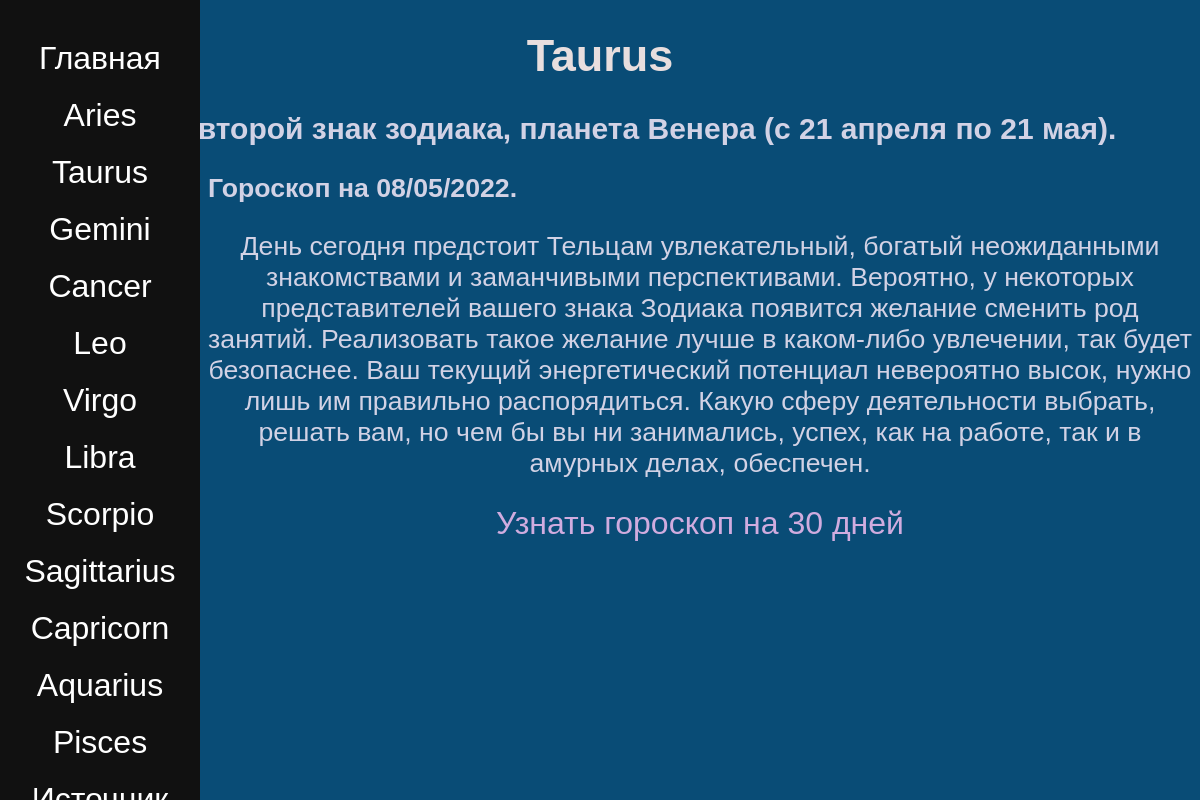
/horoscope/taurus/, run on the app's committed database.
### horoscope/models.py (models this page shows, shortened)
class Horoscope(models.Model):
    function_caller = get_data
    zodiac_name = models.CharField(max_length=30)
    zodiac_mini_description = models.CharField(max_length=100, null=True)
    horoscope_description = models.TextField(null=True)
    slug = models.SlugField(default='', max_length=20)
    horoscope_on_30_days = models.TextField(null=True)
    def save(self, *args, **kwargs):
        self.slug = slugify(self.zodiac_name)
        super(Horoscope, self).save(*args, **kwargs)  # Я хз что эта функция делает, надо будет разобраться

### horoscope/views.py (the view)
# urls.py: path('<str:sign_zodiac>/', views.get_info_about_zodiac_sign, name='horoscope-name'),
def get_info_about_zodiac_sign(request, sign_zodiac: str):
    update_horoscope_script()
    horoscope_from_db = Horoscope.objects.get(zodiac_name=sign_zodiac)
    all_signs_for_navbar = Horoscope.objects.all()
    time = datetime.now().strftime("%d/%m/%Y")
    data = {
        'sign': sign_zodiac,
        'horoscope': horoscope_from_db,
        'zodiac_name_for_navbar': all_signs_for_navbar,
        'time': time
    }
    return render(request, 'horoscope/info_zodiac.html',
                  context=data)  # Через аргумент context я передаю данные в виде словаря

### horoscope/models.py (called while the page is built)
def update_horoscope_script(file=open_file()):
    for horoscope in file:
        for key, value in horoscope.items():
            new_horoscope = Horoscope.objects.get(zodiac_name=key)
            new_horoscope.horoscope_description = value
            new_horoscope.save()

### horoscope/templatetags/my_filter.py (called while the page is built)
@register.filter(name='split')
def split(value, key=' '):
    return value.split(key)

### horoscope/templates/horoscope/info_zodiac.html (shortened to what this page needs)
{% extends 'base.html' %}
{% load static %}
{% load my_filter %}
{% block css_s %}
 <link rel="stylesheet" href=" {% static 'horoscope/css/info.css' %}">
{% endblock %}
{% block content %}
    {% include 'includes/navbar.html' %}
    <h1 class="page_title">{{ horoscope.zodiac_name|title }} </h1>
    <h2>{{horoscope.zodiac_mini_description}}</h2>
    <p class="horoscope_today"><strong class="time">Гороскоп на {{ time }}.</strong></p>
    <p> {{ horoscope.horoscope_description }} </p>
    <p class="hyperlink"><a href="{% url 'horoscope-for-30-days' sign_zodiac=sign zodiac_slug=sign %}">Узнать гороскоп на 30 дней</a></p>
{% endblock %}

### horoscope/templates/includes/navbar.html
{% load my_filter %}
<nav class="main">
    <a href="{% url 'horoscope-index' %}">Главная</a>
    {% for zodiac in zodiac_name_for_navbar %}
    <a href="{% url 'horoscope-name' sign_zodiac=zodiac.zodiac_name %}">{{ zodiac.zodiac_name|title}}</a>
    {% endfor %}
    <a href="https://www.homeenglish.ru/OtherGoroscop">Источник</a>
</nav>

### static/css/base.css (style rules this page uses)
html { background-color: #094c76; }
nav.main { text-align: center; color: white; font-size: 2rem; height: 100%; width: 200px; position: fixed; z-index: 1; top: 0; left: 0; background-color: #111; overflow-x: hidden; padding-top: 20px; }
nav.main a { color: white; display: block; font-size: 2rem; margin: 20px; text-decoration: none; }

### horoscope/static/horoscope/css/info.css (style rules this page uses)
h2 { color: #d2d2e5; text-align: center; font-family: Geneva, Arial, Helvetica, sans-serif; font-size: 30px; }
h1 { color: #e8dede; text-align: center; font-family: Geneva, Arial, Helvetica, sans-serif; font-size: 45px; }
h1.page_title { font-family: Geneva, Arial, Helvetica, sans-serif; }
p { font-family: Geneva, Arial, Helvetica, sans-serif; text-align: center; margin-left: 200px; font-size: 20pt; color: #d2d2e5; }
p.horoscope_today { font-family: Geneva, Arial, Helvetica, sans-serif; text-align: left; }
a { font-family: Geneva, Arial, Helvetica, sans-serif; color: #d0acdf; display: block; font-size: 24pt; margin: 20px; text-decoration: none; }

### data on the page
Horoscope: zodiac_name "Aries"
Horoscope: zodiac_name "Taurus", zodiac_mini_description "Телец - второй знак зодиака, планета Венера (с 21 апреля по 21 мая).", horoscope_description "День сегодня предстоит Тельцам увлекательный, богатый неожиданными знакомствами и заманчивыми перспективами. Вероятно, у некоторых представителей вашего знака Зодиака появится желание сменить род занятий. Реализовать такое желание лучше в каком-либо увлечении, так будет безопаснее. Ваш текущий энергетический потенциал невероятно высок, нужно лишь им правильно распорядиться. Какую сферу деятельности выбрать, решать вам, но чем бы вы ни занимались, успех, как на работе, так и в амурных делах, обеспечен."
Horoscope: zodiac_name "Gemini"
Horoscope: zodiac_name "Cancer"
Horoscope: zodiac_name "Leo"
Horoscope: zodiac_name "Virgo"
Horoscope: zodiac_name "Libra"
Horoscope: zodiac_name "Scorpio"
Horoscope: zodiac_name "Sagittarius"
Horoscope: zodiac_name "Capricorn"
Horoscope: zodiac_name "Aquarius"
Horoscope: zodiac_name "Pisces"
